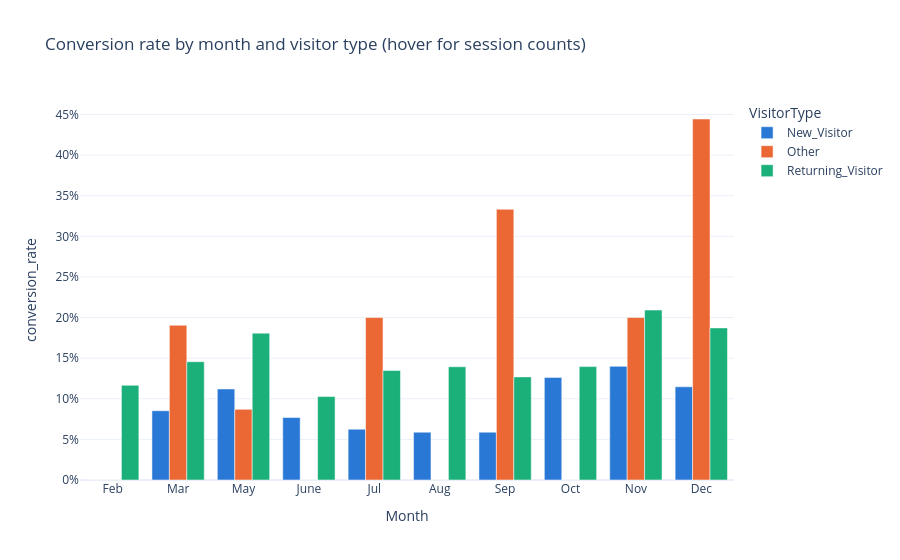

Notebook code cell kept with this figure:
### Markdown cell above
## 9. Interactive view (Plotly)

### Code cell
month_visitor = (
    df.groupby(["Month", "VisitorType"])[TARGET]
    .agg(conversion_rate="mean", sessions="size")
    .reset_index()
)

fig = px.bar(
    month_visitor,
    x="Month",
    y="conversion_rate",
    color="VisitorType",
    barmode="group",
    hover_data={"sessions": True, "conversion_rate": ":.1%"},
    category_orders={"Month": MONTH_ORDER},
    color_discrete_sequence=["#2a78d6", "#eb6834", "#1baf7a"],
    title="Conversion rate by month and visitor type (hover for session counts)",
)
fig.update_layout(yaxis_tickformat=".0%", template="plotly_white")
fig.show()

### Figure 1 — Plotly figure (JSON) as saved in the notebook; plotly's stock layout.template omitted (floating-point values rounded to 4 significant figures)
{"data": [{"alignmentgroup": "True", "customdata": [[68], [122], [46], [64], [78], [258], [455], [293], [95], [85]], "hovertemplate": "VisitorType=New_Visitor<br>Month=%{x}<br>conversion_rate=%{y:.1%}<br>sessions=%{customdata[0]}<extra></extra>", "legendgroup": "New_Visitor", "marker": {"color": "#2a78d6", "pattern": {"shape": ""}}, "name": "New_Visitor", "offsetgroup": "New_Visitor", "orientation": "v", "showlegend": true, "textposition": "auto", "type": "bar", "x": ["Aug", "Dec", "Feb", "Jul", "June", "Mar", "May", "Nov", "Oct", "Sep"], "xaxis": "x", "y": [0.05882, 0.1148, 0.0, 0.0625, 0.07692, 0.08527, 0.1121, 0.1399, 0.1263, 0.05882], "yaxis": "y"}, {"alignmentgroup": "True", "customdata": [[3], [9], [5], [5], [4], [21], [46], [30], [7], [3]], "hovertemplate": "VisitorType=Other<br>Month=%{x}<br>conversion_rate=%{y:.1%}<br>sessions=%{customdata[0]}<extra></extra>", "legendgroup": "Other", "marker": {"color": "#eb6834", "pattern": {"shape": ""}}, "name": "Other", "offsetgroup": "Other", "orientation": "v", "showlegend": true, "textposition": "auto", "type": "bar", "x": ["Aug", "Dec", "Feb", "Jul", "June", "Mar", "May", "Nov", "Oct", "Sep"], "xaxis": "x", "y": [0.0, 0.4444, 0.0, 0.2, 0.0, 0.1905, 0.08696, 0.2, 0.0, 0.3333], "yaxis": "y"}, {"alignmentgroup": "True", "customdata": [[459], [705], [326], [371], [516], [1833], [3053], [1912], [616], [512]], "hovertemplate": "VisitorType=Returning_Visitor<br>Month=%{x}<br>conversion_rate=%{y:.1%}<br>sessions=%{customdata[0]}<extra></extra>", "legendgroup": "Returning_Visitor", "marker": {"color": "#1baf7a", "pattern": {"shape": ""}}, "name": "Returning_Visitor", "offsetgroup": "Returning_Visitor", "orientation": "v", "showlegend": true, "textposition": "auto", "type": "bar", "x": ["Aug", "Dec", "Feb", "Jul", "June", "Mar", "May", "Nov", "Oct", "Sep"], "xaxis": "x", "y": [0.1394, 0.1872, 0.1166, 0.1348, 0.1027, 0.1457, 0.1808, 0.2092, 0.1396, 0.127], "yaxis": "y"}], "layout": {"barmode": "group", "legend": {"title": {"text": "VisitorType"}, "tracegroupgap": 0}, "title": {"text": "Conversion rate by month and visitor type (hover for session counts)"}, "xaxis": {"anchor": "y", "categoryarray": ["Feb", "Mar", "May", "June", "Jul", "Aug", "Sep", "Oct", "Nov", "Dec"], "categoryorder": "array", "domain": [0.0, 1.0], "title": {"text": "Month"}}, "yaxis": {"anchor": "x", "domain": [0.0, 1.0], "tickformat": ".0%", "title": {"text": "conversion_rate"}}}}
